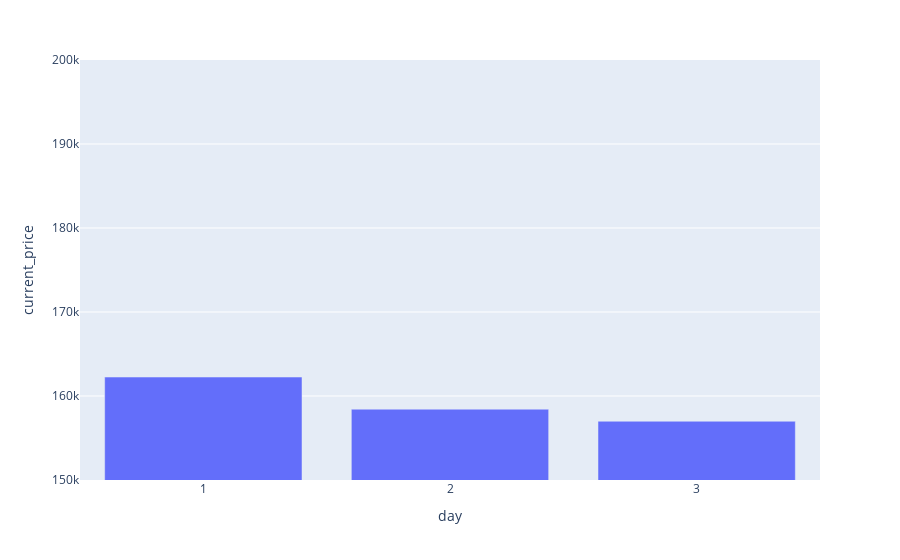

Here is the notebook cell this chart was saved with:
### Code cell
fig = px.bar(day_mean, x='day', y='current_price')
fig.update_xaxes(type='category')
fig.update_yaxes(range=[150000,200000])
fig.show()

### Figure 1 — Plotly figure (JSON) as saved in the notebook; plotly's stock layout.template omitted (floating-point values rounded to 4 significant figures)
{"data": [{"alignmentgroup": "True", "hovertemplate": "day=%{x}<br>current_price=%{y}<extra></extra>", "legendgroup": "", "marker": {"color": "#636efa"}, "name": "", "offsetgroup": "", "orientation": "v", "showlegend": false, "textposition": "auto", "type": "bar", "x": [1, 2, 3], "xaxis": "x", "y": [162300.0, 158400.0, 157000.0], "yaxis": "y"}], "layout": {"barmode": "relative", "legend": {"tracegroupgap": 0}, "margin": {"t": 60}, "xaxis": {"anchor": "y", "domain": [0, 1], "title": {"text": "day"}, "type": "category"}, "yaxis": {"anchor": "x", "domain": [0, 1], "range": [150000, 200000], "title": {"text": "current_price"}}}}
